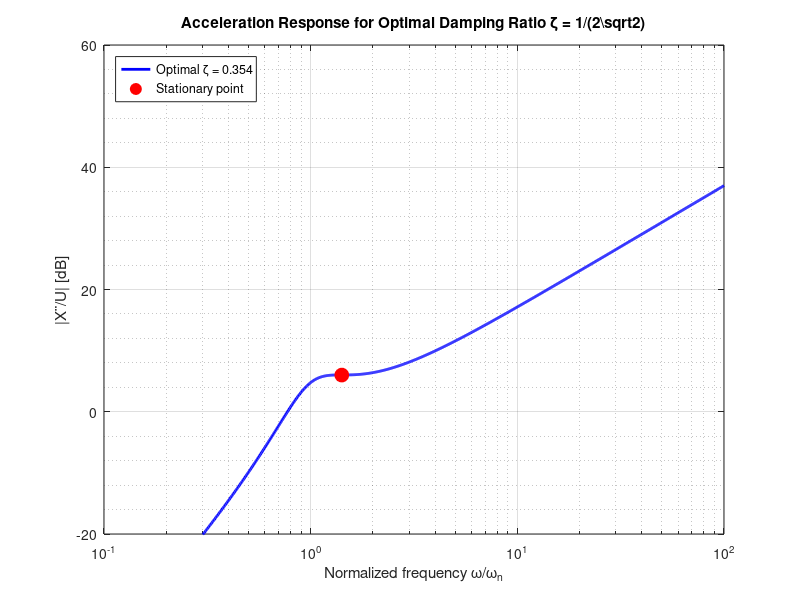

Write MATLAB code to recreate this figure. (Note: this script raises an error after producing the figure.)
clc
clear
close all
%%

% Define normalized frequency range (log scale)
w_wn = logspace(-1, 2, 1000); % 0.1 to 100

% Define optimal damping ratio
zeta_optimal = 1/(2*sqrt(2)); % ≈ 0.354

% Calculate acceleration magnitude response
num = w_wn.^2 .* sqrt((2*zeta_optimal*w_wn).^2 + 1);
den = sqrt((1-(w_wn).^2).^2 + (2*zeta_optimal*w_wn).^2);
mag_db = 20*log10(num./den);

% Create figure
figure('Position', [100 100 800 500])

% Plot the response curve
semilogx(w_wn, mag_db, 'b-', 'LineWidth', 2)
hold on

% Mark the stationary point at ω/ωₙ = √2
stationary_w_wn = sqrt(2);
stationary_mag = 6; % 6 dB
plot(stationary_w_wn, stationary_mag, 'ro', 'MarkerFaceColor', 'r', 'MarkerSize', 10)

% Configure plot
grid on
xlabel('Normalized frequency \omega/\omega_n')
ylabel('|X¨/U| [dB]')
title('Acceleration Response for Optimal Damping Ratio \zeta = 1/(2\sqrt{2})')

% Add legend
legend(['Optimal \zeta = ' num2str(zeta_optimal, '%.3f')], 'Stationary point', ...
    'Location', 'northwest')

% Set axis limits
xlim([0.1 100])
ylim([-20 60])

% Add minor grid
grid minor
ax = gca;
ax.GridAlpha = 0.3;
ax.MinorGridAlpha = 0.15;

% Add frequency ticks
xticks([0.1 0.2 0.5 1 2 5 10 20 50 100])
yticks(-20:10:60)

% Add annotation for the stationary point
annotation('textbox', [.15 .5 .3 .2], 'String', ...
    {'Stationary Point:', ...
     '\omega/\omega_n = \sqrt{2}', ...
     '|X¨/U| = 6 dB', ...
     'd/d\omega|X¨/U| = 0'}, ...
    'FitBoxToText', 'on', ...
    'BackgroundColor', 'white', ...
    'EdgeColor', 'black');

% Add vertical line at stationary point
plot([stationary_w_wn stationary_w_wn], [-20 60], 'k:', 'LineWidth', 1)

% Calculate and plot derivative near stationary point to show zero slope
w_near = linspace(sqrt(2)*0.9, sqrt(2)*1.1, 100);
num_near = w_near.^2 .* sqrt((2*zeta_optimal*w_near).^2 + 1);
den_near = sqrt((1-w_near.^2).^2 + (2*zeta_optimal*w_near).^2);
mag_db_near = 20*log10(num_near./den_near);